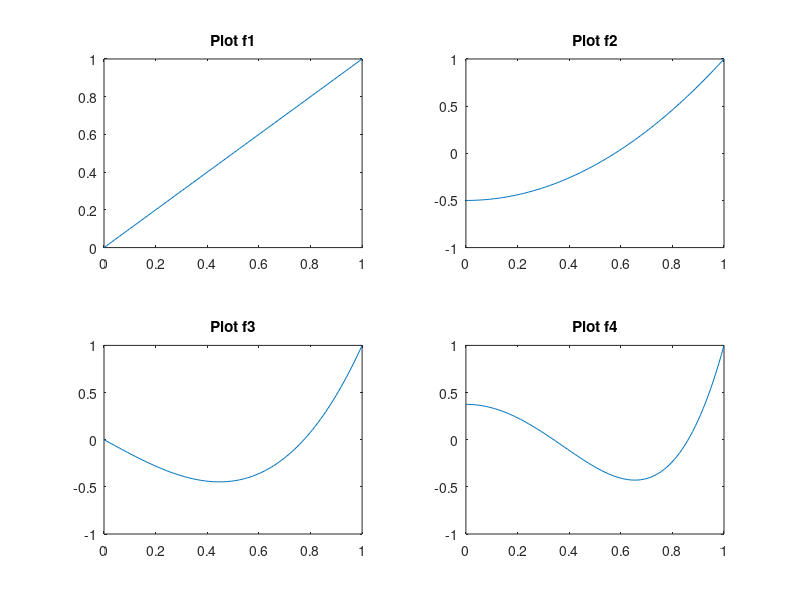

This figure's MATLAB source:

% 1.
% define the functions
l1 = @(x) x
l2 = @(x) (3/2*x.^2 - 1/2)
l3 = @(x) (5/2*x.^3 - 3/2.*x)
l4 = @(x) (35/8*x.^4 - 15/4.*x.^2 + 3/8)

% plot each function on [0, 1]
x = linspace(0, 1, 100)

subplot(2,2,1)
plot(x, l1(x))
title('Plot f1')

subplot(2,2,2)
plot(x, l2(x))
title('Plot f2')

subplot(2,2,3)
plot(x, l3(x))
title('Plot f3')

subplot(2,2,4)
plot(x, l4(x))
title('Plot f4')
















